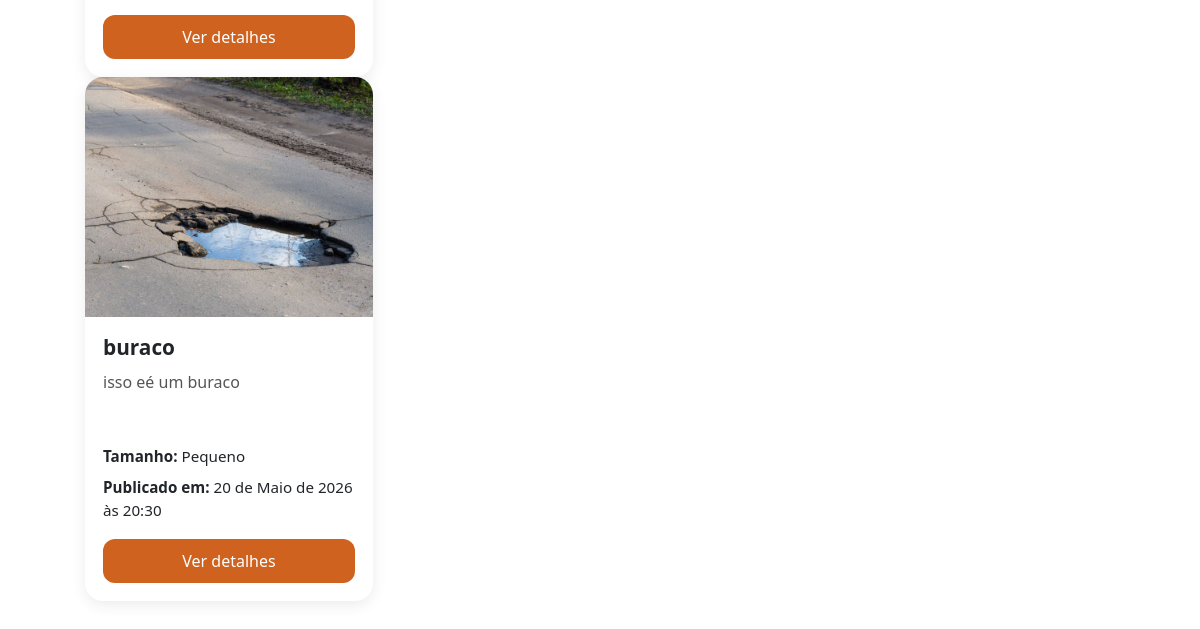
The page /buracos/ver-buracos (signed in, lower part) on the database as committed earlier.
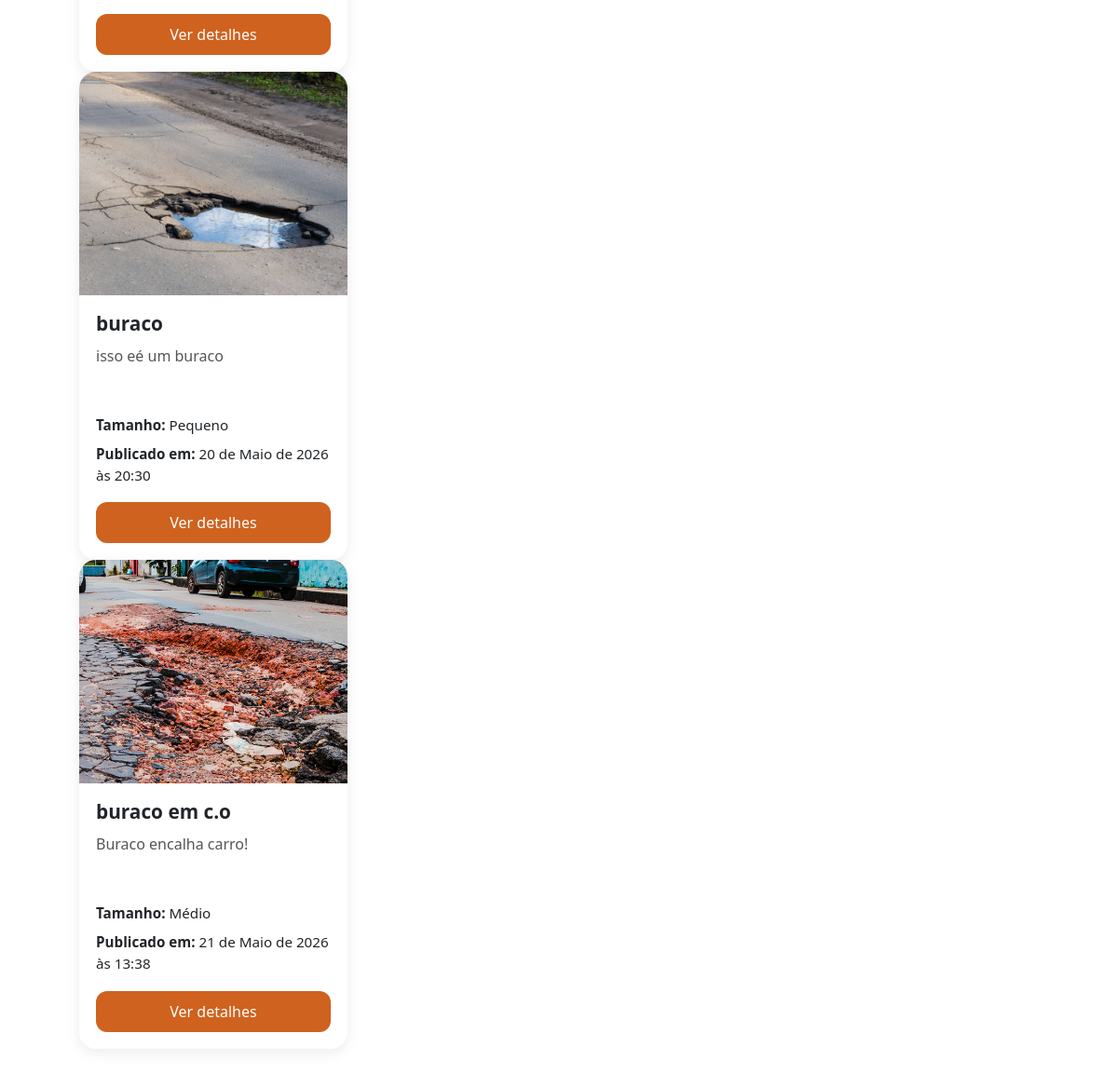
The same page on the database as committed later.
### buracos/models.py (models this page shows, shortened)
class Buraco(models.Model):
    titulo = models.CharField(max_length=255)
    descricao = models.TextField()
    local = models.CharField(max_length=255)
    endereco = models.CharField(max_length=255)
    url_imagem = models.URLField()
    tamanho = models.SmallIntegerField(default=1)
    data_atual = models.DateTimeField(auto_now_add=True)
    created_at = models.DateTimeField(auto_now_add=True)  # Data e hora de criação (preenchido automaticamente)
    updated_at = models.DateTimeField(auto_now=True)  # Data e hora de última atualização (atualizado automaticamente)
    usuario = models.ForeignKey(settings.AUTH_USER_MODEL, on_delete=models.CASCADE, null=True, blank=True)

### buracos/views.py (the view)
# urls.py: path('/ver-buracos', verBuracosView, name='verBuracosView'),
def verBuracosView(request):
    buracos = Buraco.objects.all()
    variaveis = {
        'rows': buracos,
    }
    return render(request, 'buracos/ver-buracos.html', variaveis)

### buracos/templates/buracos/ver-buracos.html (shortened to what this page needs)
{% extends 'buracos/template.html' %}
{% load static %}
{% block css %}
<link rel="stylesheet" href="{% static 'css/ver-buracos.css' %}">
{% endblock%}
{% block content %}
    {% for row in rows %}
        <div class="card" style="width: 18rem;">
            <img src="{% static '/image-users/' %}{{row.url_imagem}}" class="card-img-top" alt="...">
            <div class="card-body">
                <h5 class="card-title">{{row.titulo}}</h5>
                <p class="card-text">{{row.descricao}}</p>
                <div>
                    <span>Tamanho: </span>
                    {% if row.tamanho == 1 %}
                        Pequeno
                    {% elif row.tamanho == 2 %}
                        Médio
                    {% elif row.tamanho == 3 %}
                        Grande
                    {% elif row.tamanho == 4 %}
                        Gigante
                    {% endif %}
                </div>
                <div>
                    <span>Publicado em: </span>
                    <span>{{row.data_atual}}</span>
                </div>
                <a href="#" class="btn btn-primary">
                    Ver detalhes
                </a>
            </div>
        </div>
    {% empty %}
        Nenhum produto disponível
    {% endfor %}
</div>
{% endblock%}

Rows that differ between the two databases and show on the page:
added Buraco: url_imagem (picture), titulo "buraco em c.o", descricao "Buraco encalha carro!", tamanho "Médio", data_atual "21 de Maio de 2026 às 13:38"
